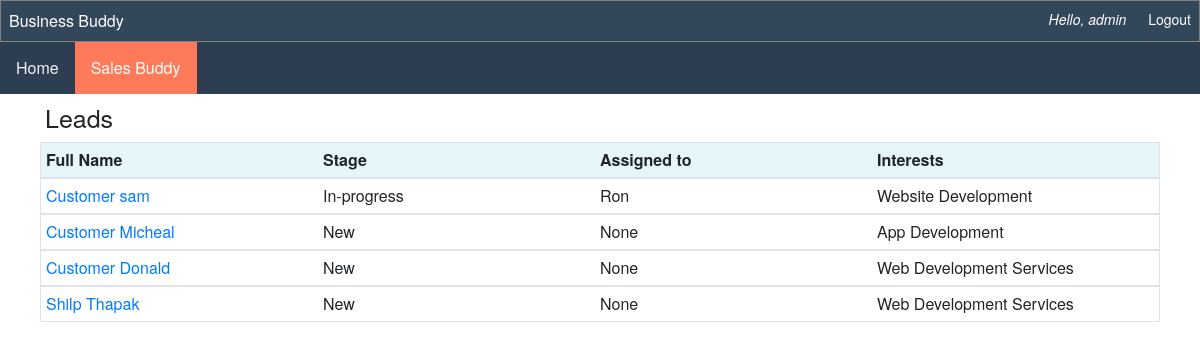
/business-buddy/sales (signed in), run on an earlier commit of the app's database.
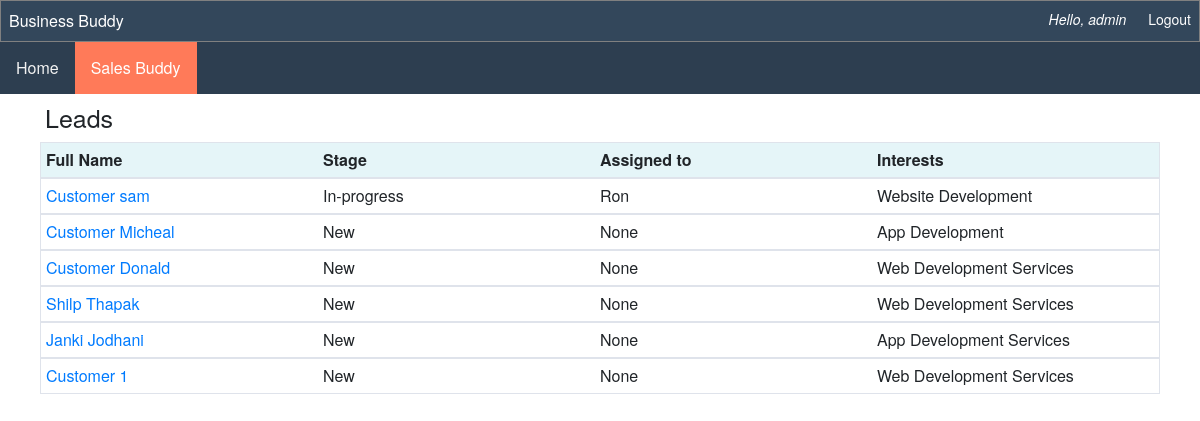
And on a later commit of the database.
### business/models.py (models this page shows, shortened)
class User(AbstractUser):
    role = models.ForeignKey(role, on_delete=models.CASCADE, null=True, blank=True, related_name="employees")
    def __str__(self):
        return self.username

class lead(models.Model):
    fullname = models.CharField(max_length=25)
    email = models.EmailField(max_length=25)
    number = models.CharField(max_length=12)
    timecreated = models.DateTimeField(auto_now_add=True)
    assignedto = models.ForeignKey(User, on_delete=models.CASCADE, null=True, blank=True, related_name="leadsassigned")
    interest = models.CharField(max_length=25, blank=True, null=True)
    status = models.CharField(max_length=25,  blank=True, null=True)

### business/views.py (the view)
# urls.py: path('business-buddy/sales', views.sales, name="sales"),
def sales(request):
    return render(request, "business/sales.html",{
        "leads": lead.objects.all
    })

### business/templates/business/sales.html (shortened to what this page needs)
{% extends 'business/business-layout.html' %}
{% load static%}
{%block head%}
<link href="{% static 'business/sales.css' %}" rel="stylesheet">
{%endblock%}
{%block body%}
  <div class="topnav">
    <a href="{%url 'business-buddy'%}">Home</a>
    <a class="active" href="{%url 'sales'%}">Sales Buddy</a>
  </div>
  <div id="title"> Leads </div>
  {%if user.role.id == 2 or user.is_superuser%}
    <div id="leadlist" style="background-color: rgb(229, 245, 248)">
      <div id="leaditem"><b>Full Name</b> </div>
      <div id="leaditem"><b>Stage </b></div>
      <div id="leaditem"><b>Assigned to </b></div>
      <div id="leaditem"><b>Interests </b></div>
    </div>
    {%for lead in leads%}
    <div id="leadlist">
        <div id="leaditem"><a href="{% url 'leadpage' lead.id%}">{{lead.fullname}}</a></div>
        <div id="leaditem">{{lead.status}}</div>
        <div id="leaditem">{{lead.assignedto}}</div>
        <div id="leaditem">{{lead.interest}}</div>
    </div>
    {%endfor%}
  {%else%}
    <div class="text">You are not in sales. So you don't have access to this page. </div>
  {%endif%}
{% endblock %}

### business/templates/business/business-layout.html (shortened to what this page needs)
{% load static %}
<!DOCTYPE html>
<html>
<head>
  {%block head%}{%endblock%}
  <link rel="stylesheet" href="https://stackpath.bootstrapcdn.com/bootstrap/4.3.1/css/bootstrap.min.css">
  <link href="{% static 'business/business-layout.css' %}" rel="stylesheet">
  </head>
<body>
  <div id="top-bar">
    <div id="logo">
      Business Buddy
    </div>
    <div id="user-info">
      {% if user.is_authenticated%}
        <i>Hello, {{user.username}} &emsp; </i>
        <a href="{% url 'logout' %}">Logout</a>
      {%else%}
        <a href="{% url 'login' %}">Login</a>
        &emsp;
        <a href="{% url 'register' %}">Register</a>
      {% endif%}
    </div>
  </div>
  <div id="body">
  {% block body%}
  {% endblock %}
  </div>
</body>
</html>

### business/static/business/sales.css (style rules this page uses)
#leadlist { border: 1px solid rgb(223, 227, 235); margin: 0px 40px 0px 40px; padding: 5px; display: grid; grid-template-columns: 25% 25% 25% 25%; }
#title { padding: 5px; font-size: 25px; margin: 0px 40px 0px 40px; }

### business/static/business/business-layout.css (style rules this page uses)
#top-bar { background-color: #33475b; color: white; padding: 8px; font-family: "AvenirNext","Helvetica Neue",Helvetica,Arial,sans-serif; font-size: 14px; display: grid; grid-template-columns: auto auto; border: 0.5px solid grey; }
#top-bar a { color:white; }
#user-info { text-align: right; }
#logo { font-size: 16px; }
#body { height: 100%; font-family: "AvenirNext","Helvetica Neue",Helvetica,Arial,sans-serif; }
.topnav { overflow: hidden; background-color: #2d3e50; font-family: "AvenirNext","Helvetica Neue",Helvetica,Arial,sans-serif; }
.topnav a { float: left; color: #f2f2f2; text-align: center; padding: 14px 16px; text-decoration: none; font-size: 16px; }
.topnav a.active { background-color: #ff7a59; color: white; }

What changed in the data, as far as the page shows it:
added lead: fullname "Janki Jodhani", status "New", assignedto "None", interest "App Development Services"
added lead: fullname "Customer 1", status "New", assignedto "None", interest "Web Development Services"
